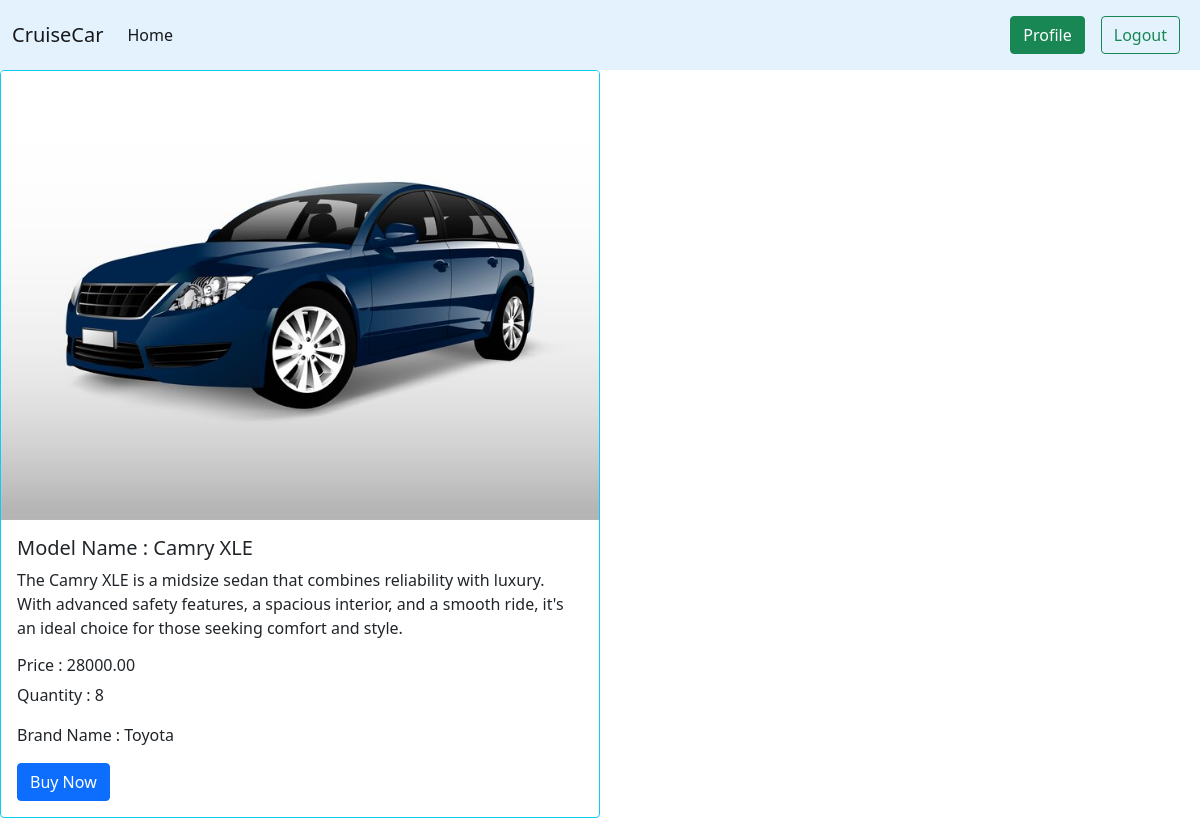
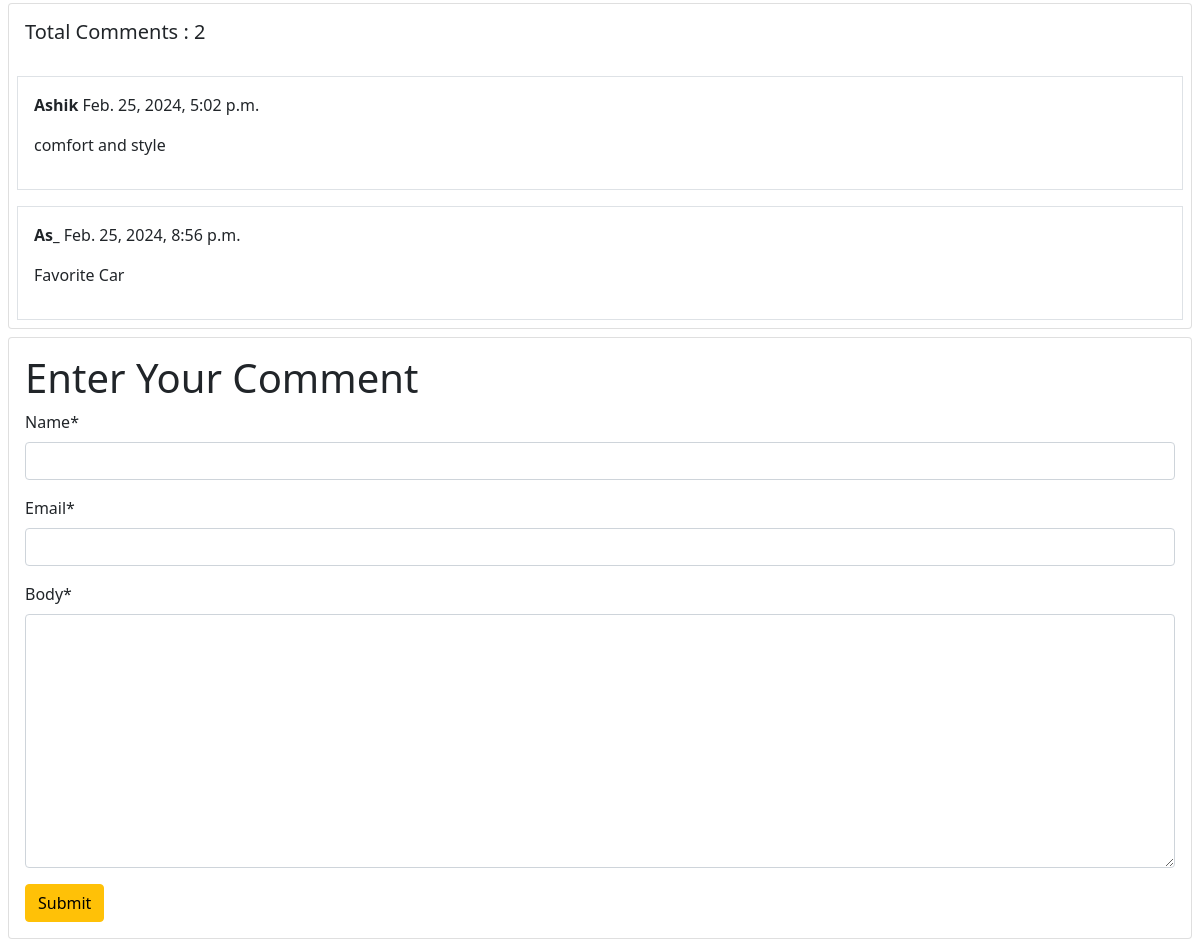
Screenshot of /car/details/1/ (signed in) with the database file from the repository (2 pictures, top to bottom).
### car/models.py (models this page shows, shortened)
class Car(models.Model):
    name = models.CharField(max_length=100)
    description = models.TextField()
    image = models.ImageField(upload_to='car/media/uploads/')
    price = models.DecimalField(max_digits=10, decimal_places=2)
    quantity = models.PositiveIntegerField(default=0)
    brand = models.ForeignKey(Brand, on_delete=models.CASCADE)

class Comment(models.Model):
    car = models.ForeignKey(Car, on_delete=models.CASCADE, related_name='comments')
    name = models.CharField(max_length=30)
    email = models.EmailField()
    body = models.TextField()
    created_on = models.DateTimeField(auto_now_add=True)

### brand/models.py (models this page shows)
class Brand(models.Model):
    name = models.CharField(max_length=100)
    slug = models.SlugField(max_length=100,unique=True, null=True, blank=True)
    def __str__(self):
        return self.name

### car/views.py (the view, shortened to what this page needs)
# urls.py: path('details/<int:id>/', views.DetailCarView.as_view(), name='detail_car_view'),
@method_decorator(login_required, name='dispatch')
class DetailCarView(DetailView):
    model = models.Car
    pk_url_kwarg = 'id'
    template_name = 'car_details.html'
    def get_context_data(self, **kwargs):
        context = super().get_context_data(**kwargs)
        car = self.object
        comments = car.comments.all()
        comment_form = forms.CommentForm()
        context['comments'] = comments
        context['comment_form'] = comment_form
        return context

### car/forms.py
class CommentForm(forms.ModelForm):
    class Meta:
        model = Comment
        fields = ['name', 'email', 'body']

### car/templates/car_details.html (shortened to what this page needs)
{% extends 'base.html' %}
{% load crispy_forms_tags %}
{% block content %}
        <div class="col-6  card border-info m-5>
            <div class="m-5 ">
                <img src="{{car.image.url}}" class="card-img-top" alt="...">
                <div class="card-body">
                    <h5 class="card-title">Model Name : {{car.name}}</h5>
                    <p class="card-text">{{car.description}}</p>
                    <h6 class="card-text">Price : {{car.price}}</h6>
                    <p class="card-text">Quantity : {{car.quantity}}</p>
                    <p class="card-text">Brand Name : {{car.brand}}</p>
                    <a href="{% url 'buy_now' car.id %}" class="text-decoration-none text-white btn btn-primary">Buy Now</a>
                </div>
            </div>
        <div class="card m-2">
            <h5 class="p-3">Total Comments : {{comments | length}}</h5>
            {% for comment in comments %}
          <div class="card-body border m-2">
                <p><b>{{comment.name}}</b> {{comment.created_on}}</p>
                <p>{{comment.body}}</p>
            </div>
            {% endfor %}
        </div>
        <div class="card m-2">
            <div class="card-body">
                <form method="post">
                    <h1>Enter Your Comment</h1>
                    {{comment_form | crispy}}
                    <button class="btn btn-warning">Submit</button>
            </div>
        </div>
{% endblock %}

### rows the page displays
Car: image (picture), name "Camry XLE", description "The Camry XLE is a midsize sedan that combines reliability with luxury. With advanced safety features, a spacious interior, and a smooth ride, it's an ideal choice for those seeking comfort and style.", price "28000.00", quantity "8", brand "Toyota"
Comment: name "Ashik", created_on "Feb. 25, 2024, 5:02 p.m.", body "comfort and style"
Comment: name "As_", created_on "Feb. 25, 2024, 8:56 p.m.", body "Favorite Car"

### other values shown
{{ comments | length }} "2"
